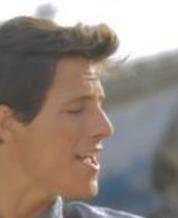
#> input picture dataset/REAL/000003.jpg, 178 x 218 px; its folder holds only this picture in this run
$ python preprocess.py
#> lines starting #> are read from the running program, lines starting #| are printed output that depends on the picture
import cv2
import os
import numpy as np

# ==================================================
# KONFIGURASI
# ==================================================

INPUT_FOLDER  = 'dataset/REAL'            # folder gambar asli
OUTPUT_FOLDER = 'dataset/PREPROCESSED'    # folder hasil preprocessing

TARGET_SIZE   = (512, 512)                # ukuran standar semua gambar

# Brightness & Contrast
ALPHA = 1.15    # kontras  (1.0 = normal, >1 = lebih tajam)
BETA  = 10      # brightness offset (-127..+127, 0 = normal)

# CLAHE (Contrast Limited Adaptive Histogram Equalization)
CLAHE_CLIP  = 2.0       # batas clip CLAHE
CLAHE_GRID  = (8, 8)    # ukuran tile grid

# Gaussian Blur untuk noise reduction
BLUR_KERNEL = (3, 3)    # kernel kecil supaya detail tetap tajam

os.makedirs(OUTPUT_FOLDER, exist_ok=True)

# ==================================================
# FUNGSI-FUNGSI PREPROCESSING
# ==================================================

def resize_image(img, size=TARGET_SIZE):
    """
    Resize gambar ke ukuran standar.
    Semua gambar harus sama ukurannya supaya koordinat
    source & target copy-move konsisten.
    """
    return cv2.resize(img, size, interpolation=cv2.INTER_AREA)


def convert_grayscale(img):
    """
    Konversi ke grayscale.
    SIFT bekerja pada intensitas (grayscale), jadi konversi
    di tahap awal supaya semua proses berikutnya konsisten.
    """
    if len(img.shape) == 3:
        return cv2.cvtColor(img, cv2.COLOR_BGR2GRAY)
    return img


def adjust_brightness_contrast(img, alpha=ALPHA, beta=BETA):
    """
    Normalisasi brightness & kontras.
    - alpha (gain) : mengatur kontras
    - beta  (bias) : mengatur brightness

    Rumus: output = alpha * pixel + beta
    Diclip ke [0, 255] otomatis oleh convertScaleAbs.
    """
    return cv2.convertScaleAbs(img, alpha=alpha, beta=beta)


def apply_clahe(img, clip_limit=CLAHE_CLIP, tile_grid=CLAHE_GRID):
    """
    CLAHE — Adaptive Histogram Equalization.
    Lebih baik dari histogram equalization biasa karena
    bekerja per-tile, sehingga kontras lokal merata tanpa
    over-amplifikasi noise.

    Ini SANGAT membantu SIFT karena:
    - Keypoint lebih banyak terdeteksi di area gelap/terang
    - Descriptor lebih diskriminatif
    """
    clahe = cv2.createCLAHE(clipLimit=clip_limit, tileGridSize=tile_grid)
    return clahe.apply(img)


def reduce_noise(img, kernel=BLUR_KERNEL):
    """
    Gaussian Blur ringan untuk mengurangi noise.
    Kernel kecil (3×3) cukup untuk menekan noise tanpa
    menghilangkan detail penting yang dibutuhkan SIFT.
    """
    return cv2.GaussianBlur(img, kernel, 0)


def normalize_intensity(img):
    """
    Min-Max Normalization ke range [0, 255].
    Memastikan seluruh dynamic range dipakai, sehingga
    SIFT bisa mendeteksi gradien dengan lebih optimal.
    """
    img_norm = cv2.normalize(img, None, 0, 255, cv2.NORM_MINMAX)
    return img_norm


# ==================================================
# PIPELINE PREPROCESSING
# ==================================================

def preprocess_pipeline(img):
    """
    Pipeline lengkap preprocessing:

    1. Resize          → standarisasi ukuran
    2. Grayscale       → SIFT butuh 1 channel
    3. Noise Reduction → kurangi noise sebelum enhance
    4. CLAHE           → pemerataan kontras adaptif
    5. Brightness/Contrast → fine-tune global
    6. Normalize       → pastikan full dynamic range

    Urutan ini penting:
    - Noise reduction SEBELUM CLAHE supaya noise tidak
      ikut di-amplifikasi
    - CLAHE SEBELUM brightness/contrast supaya hasilnya
      lebih natural
    - Normalize di akhir supaya range pixel konsisten
    """
    # Step 1: Resize
    img = resize_image(img)

    # Step 2: Grayscale
    gray = convert_grayscale(img)

    # Step 3: Noise Reduction
    denoised = reduce_noise(gray)

    # Step 4: CLAHE
    enhanced = apply_clahe(denoised)

    # Step 5: Brightness & Contrast
    adjusted = adjust_brightness_contrast(enhanced)

    # Step 6: Normalize Intensity
    normalized = normalize_intensity(adjusted)

    return normalized


# ==================================================
# MAIN: PROSES SEMUA GAMBAR
# ==================================================

if __name__ == '__main__':

    print("=" * 55)
    print("   IMAGE PREPROCESSING untuk SIFT Copy-Move Detection")
    print("=" * 55)
    print(f"\n[FOLDER] Input  : {INPUT_FOLDER}")
    print(f"[FOLDER] Output : {OUTPUT_FOLDER}")
    print(f"[SIZE]   Target Size  : {TARGET_SIZE}")
    print(f"[ALPHA]  Contrast     : {ALPHA}")
    print(f"[BETA]   Brightness   : {BETA}")
    print(f"[CLAHE]  Clip Limit   : {CLAHE_CLIP}")
    print(f"[CLAHE]  Grid Size    : {CLAHE_GRID}")
    print(f"[BLUR]   Kernel       : {BLUR_KERNEL}")
    print("-" * 55)

    files = sorted(os.listdir(INPUT_FOLDER))
    total = len(files)
    success = 0
    fail = 0

    for i, file in enumerate(files, 1):

        img_path = os.path.join(INPUT_FOLDER, file)
        img = cv2.imread(img_path)
#> img is the input picture: shape (218, 178, 3); mean B, G, R 126.6, 134.6, 147.4

        if img is None:
            print(f"  [FAIL] [{i}/{total}] Gagal membaca: {file}")
            fail += 1
            continue

        # --- Info ukuran asli ---
        h_orig, w_orig = img.shape[:2]
#> h_orig = 218; w_orig = 178

        # --- Jalankan pipeline ---
        result = preprocess_pipeline(img)
#> in resize_image, `return cv2.resize(img, size, interpolation=cv2.INTER_AREA)`:
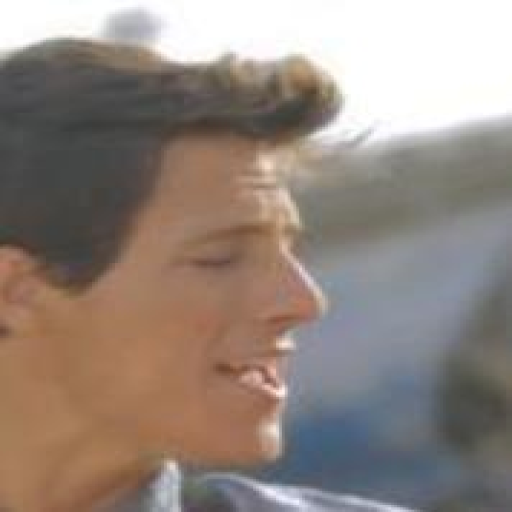
#> returned value: shape (512, 512, 3); mean of channels 0, 1, 2 126.6, 134.6, 147.3; drawn as B, G, R
#> in convert_grayscale, `return cv2.cvtColor(img, cv2.COLOR_BGR2GRAY)`:
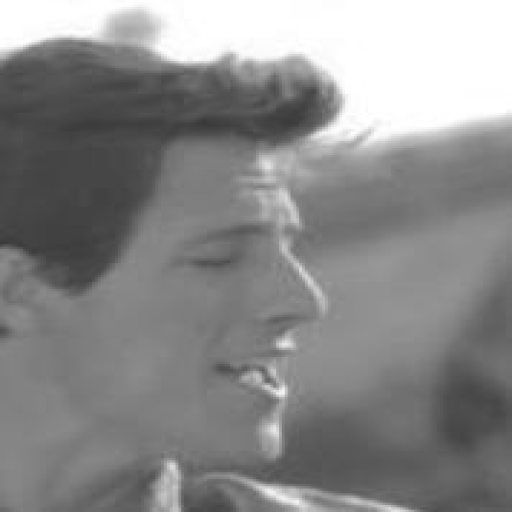
#> returned value: shape (512, 512); min 57, max 255, mean 137.5
#> in apply_clahe, `return clahe.apply(img)`:
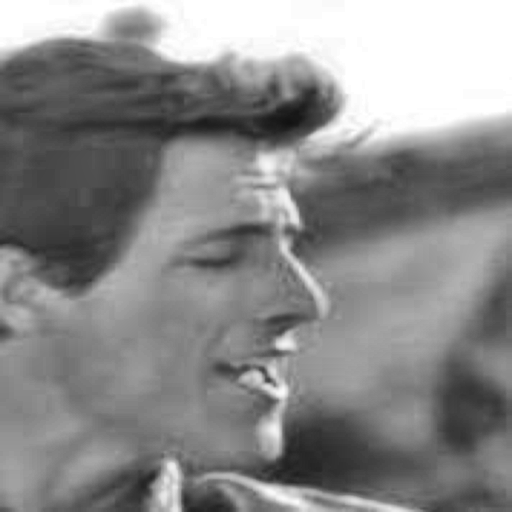
#> returned value: shape (512, 512); min 17, max 255, mean 138.4
#> in adjust_brightness_contrast, `return cv2.convertScaleAbs(img, alpha=alpha, beta=beta)`:
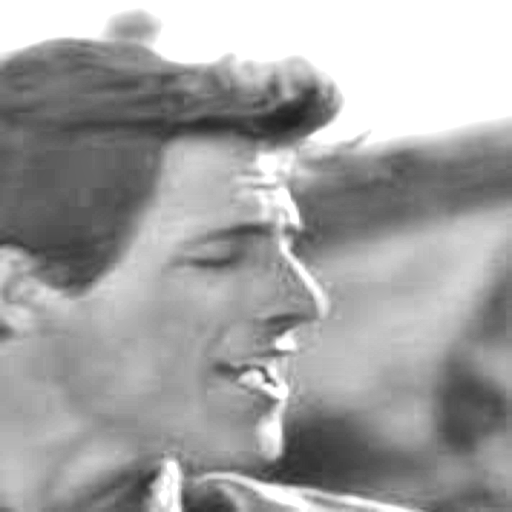
#> returned value: shape (512, 512); min 30, max 255, mean 162.6
#> in normalize_intensity, `img_norm = cv2.normalize(img, None, 0, 255, cv2.NORM_MINMAX)`:
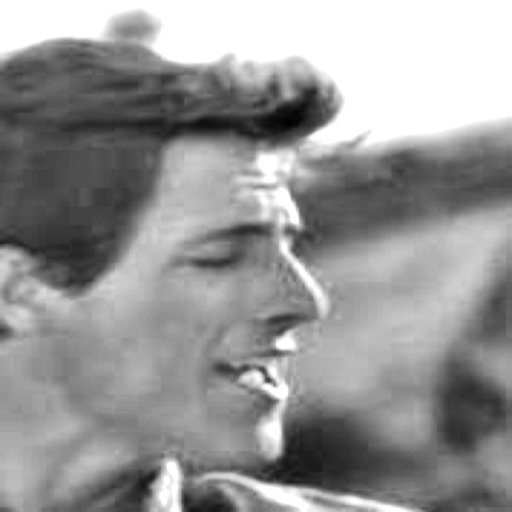
#> img_norm: shape (512, 512); min 0, max 255, mean 150.3

        # --- Simpan ---
        save_path = os.path.join(OUTPUT_FOLDER, file)
        cv2.imwrite(save_path, result)

        print(f"  [OK]   [{i}/{total}] {file}  ({w_orig}x{h_orig} -> {TARGET_SIZE[0]}x{TARGET_SIZE[1]})")
#|   [OK]   [1/1] 000003.jpg  (178x218 -> 512x512)
        success += 1

    # ==================================================
    # RINGKASAN
    # ==================================================

    print("\n" + "=" * 55)
    print("   PREPROCESSING SELESAI")
    print("=" * 55)
    print(f"   Total gambar  : {total}")
    print(f"   Berhasil      : {success}")
    print(f"   Gagal         : {fail}")
    print(f"\n[FOLDER] Hasil tersimpan di: {OUTPUT_FOLDER}/")
    print("=" * 55)

    # ==================================================
    # SAMPLE COMPARISON (sebelum vs sesudah)
    # ==================================================

    sample_file = files[0] if files else None
    if sample_file:
        orig = cv2.imread(os.path.join(INPUT_FOLDER, sample_file))
        prep = cv2.imread(os.path.join(OUTPUT_FOLDER, sample_file), cv2.IMREAD_GRAYSCALE)
#> prep: shape (512, 512); min 0, max 255, mean 150.3

        if orig is not None and prep is not None:
            orig_resized = cv2.resize(orig, TARGET_SIZE)
            orig_gray = cv2.cvtColor(orig_resized, cv2.COLOR_BGR2GRAY)

            # Hitung statistik sebelum & sesudah
            print(f"\n[STATS] SAMPLE COMPARISON -- {sample_file}")
            print(f"   {'':20s} {'BEFORE':>10s}  {'AFTER':>10s}")
            print(f"   {'Mean Intensity':20s} {orig_gray.mean():10.2f}  {prep.mean():10.2f}")
#|    Mean Intensity           137.44      150.29
            print(f"   {'Std Deviation':20s} {orig_gray.std():10.2f}  {prep.std():10.2f}")
#|    Std Deviation             55.25       63.45
            print(f"   {'Min Pixel':20s} {orig_gray.min():10d}  {prep.min():10d}")
#|    Min Pixel                    57           0
            print(f"   {'Max Pixel':20s} {orig_gray.max():10d}  {prep.max():10d}")
#|    Max Pixel                   255         255

            # Hitung jumlah keypoint SIFT sebelum & sesudah
            sift = cv2.SIFT_create()
            kp_before, _ = sift.detectAndCompute(orig_gray, None)
#> kp_before = 76 keypoints; strongest (x, y, size): (293, 104, 51.1), (272, 492, 12.1), (281, 392, 8.4), (273, 431, 14.6)
            kp_after, _ = sift.detectAndCompute(prep, None)
#> kp_after = 184 keypoints; strongest (x, y, size): (293, 112, 43), (271, 435, 20), (168, 490, 21.7), (268, 380, 5.4)
            print(f"\n[SIFT] Keypoints Comparison")
            print(f"   Before preprocessing : {len(kp_before)}")
#|    Before preprocessing : 76
            print(f"   After  preprocessing : {len(kp_after)}")
#|    After  preprocessing : 184
            improvement = ((len(kp_after) - len(kp_before)) / len(kp_before) * 100) if len(kp_before) > 0 else 0
#> improvement = 142.1
            print(f"   Improvement          : {improvement:+.1f}%")
#|    Improvement          : +142.1%

$ run again, on dataset/REAL/000014.jpg
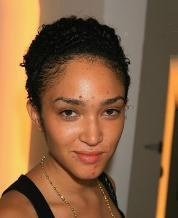
#> input picture dataset/REAL/000014.jpg, 178 x 218 px
#> img is the input picture: shape (218, 178, 3); mean B, G, R 65.7, 97.8, 133.8
#> in apply_clahe, `return clahe.apply(img)`:
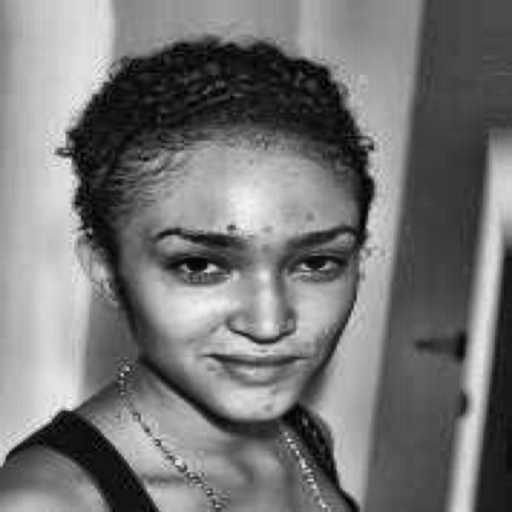
#> returned value: shape (512, 512); min 1, max 243, mean 118
#> in adjust_brightness_contrast, `return cv2.convertScaleAbs(img, alpha=alpha, beta=beta)`:
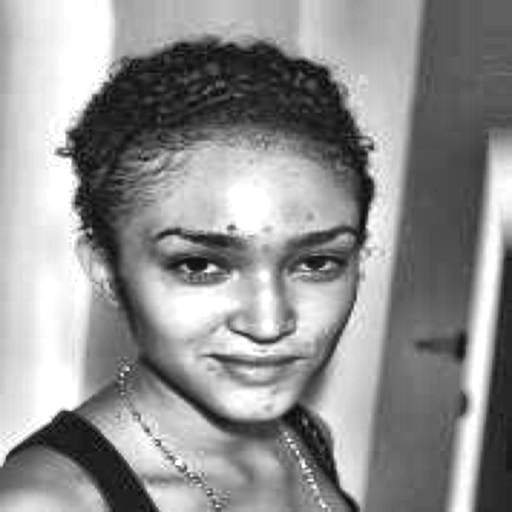
#> returned value: shape (512, 512); min 11, max 255, mean 145.3
#|   [OK]   [1/1] 000014.jpg  (178x218 -> 512x512)
#|    Mean Intensity           104.79      140.39
#|    Std Deviation             55.60       73.87
#|    Min Pixel                     0           0
#|    Max Pixel                   223         255
#> kp_before = 288 keypoints; strongest (x, y, size): (130, 131, 85.5), (70, 435, 35.8), (244, 189, 73.4), (102, 214, 43.7)
#> kp_after = 846 keypoints; strongest (x, y, size): (211, 268, 6), (73, 438, 39), (251, 187, 68.6), (122, 375, 2.3)
#|    Before preprocessing : 288
#|    After  preprocessing : 846
#> improvement = 193.8
#|    Improvement          : +193.8%

$ run again, on dataset/REAL/000016.jpg
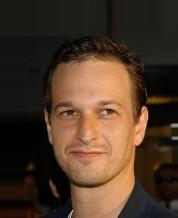
#> input picture dataset/REAL/000016.jpg, 178 x 218 px
#> img is the input picture: shape (218, 178, 3); mean B, G, R 39.3, 54.9, 75
#> in apply_clahe, `return clahe.apply(img)`:
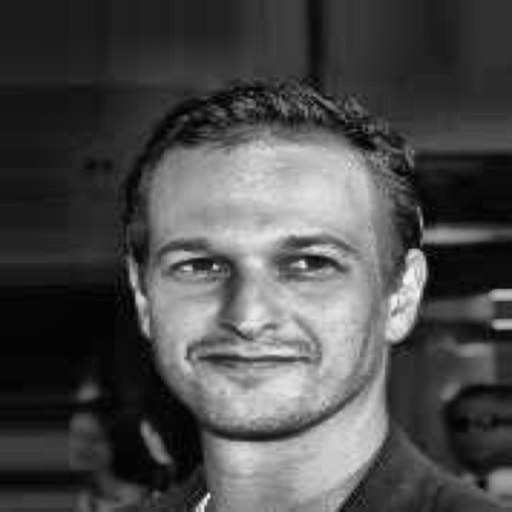
#> returned value: shape (512, 512); min 1, max 242, mean 75.4
#> in adjust_brightness_contrast, `return cv2.convertScaleAbs(img, alpha=alpha, beta=beta)`:
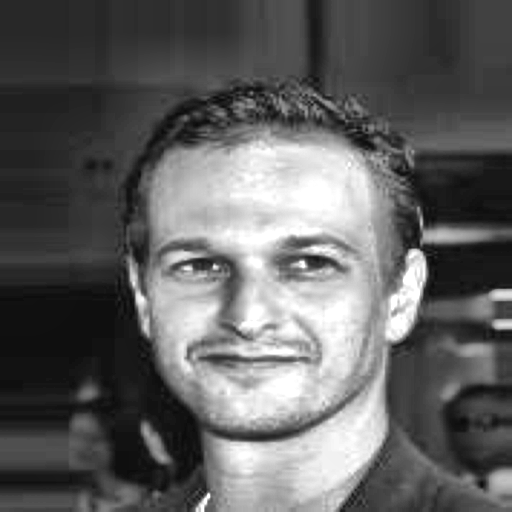
#> returned value: shape (512, 512); min 11, max 255, mean 96.6
#|   [OK]   [1/1] 000016.jpg  (178x218 -> 512x512)
#|    Mean Intensity            59.01       89.46
#|    Std Deviation             58.97       74.99
#|    Min Pixel                     0           0
#|    Max Pixel                   209         255
#> kp_before = 154 keypoints; strongest (x, y, size): (285, 267, 169.6), (416, 272, 17.6), (316, 261, 9.8), (500, 294, 8.3)
#> kp_after = 667 keypoints; strongest (x, y, size): (302, 264, 5.4), (215, 267, 3.7), (140, 300, 7.4), (208, 496, 3.4)
#|    Before preprocessing : 154
#|    After  preprocessing : 667
#> improvement = 333.1
#|    Improvement          : +333.1%

$ run again, on dataset/REAL/000021.jpg
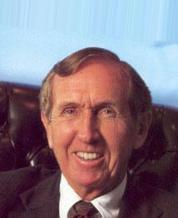
#> input picture dataset/REAL/000021.jpg, 178 x 218 px
#> img is the input picture: shape (218, 178, 3); mean B, G, R 128.4, 117.4, 134
#> in apply_clahe, `return clahe.apply(img)`:
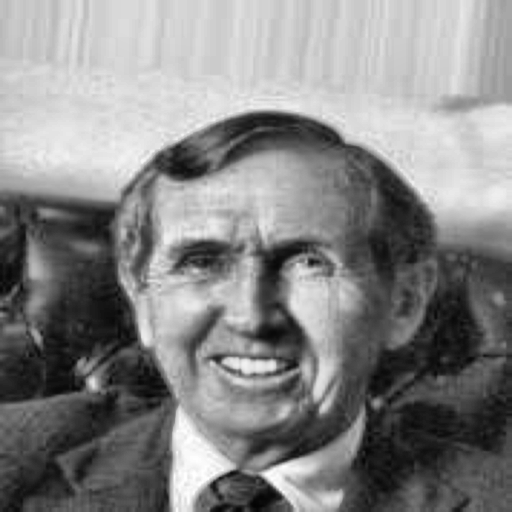
#> returned value: shape (512, 512); min 3, max 255, mean 133.3
#> in adjust_brightness_contrast, `return cv2.convertScaleAbs(img, alpha=alpha, beta=beta)`:
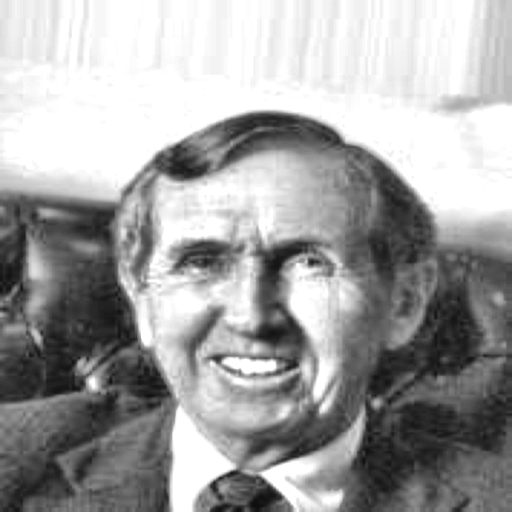
#> returned value: shape (512, 512); min 13, max 255, mean 161.6
#|   [OK]   [1/1] 000021.jpg  (178x218 -> 512x512)
#|    Mean Intensity           123.51      156.56
#|    Std Deviation             77.34       84.74
#|    Min Pixel                    10           0
#|    Max Pixel                   255         255
#> kp_before = 170 keypoints; strongest (x, y, size): (195, 461, 37.8), (283, 476, 22.9), (383, 218, 66), (270, 495, 12.8)
#> kp_after = 628 keypoints; strongest (x, y, size): (181, 163, 27.9), (205, 256, 27.7), (279, 333, 30.9), (93, 383, 9.5)
#|    Before preprocessing : 170
#|    After  preprocessing : 628
#> improvement = 269.4
#|    Improvement          : +269.4%
